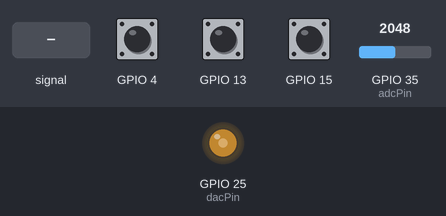
A sketch run on a simulated ESP32. On the bench: output pins drawn as LEDs (lit = HIGH). The inputs (shaded band) are chosen by the test bench; at power-on: GPIO 13 HIGH, GPIO 35 (adcPin) = 2048, GPIO 15 HIGH, GPIO 4 HIGH. What the sketch prints to the serial monitor is not drawn.

Above: at 1.2 s.
1.3 s: GPIO 35 (adcPin) fed a 200 Hz sine of ±1842 counts around its level
At 1.54 s:
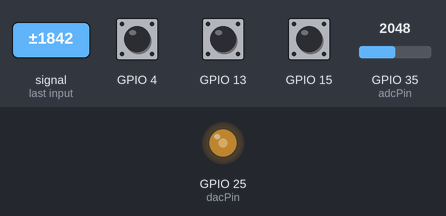
4.3 s: GPIO 13 pulled LOW for 0.15 s
7.4 s: GPIO 35 (adcPin) set to 0
At 9.22 s:
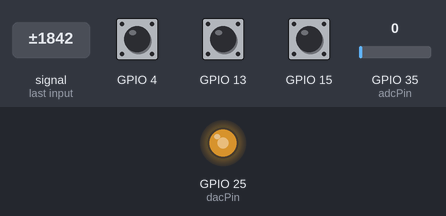
10.4 s: GPIO 15 pulled LOW for 1 s
At 11.91 s:
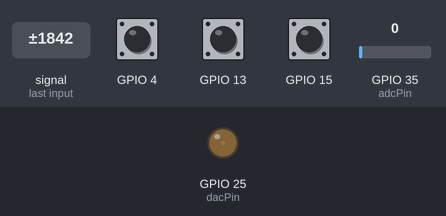
Timing chart, 0 to 15.4 s (numbered marks = the images above; inputs shaded):
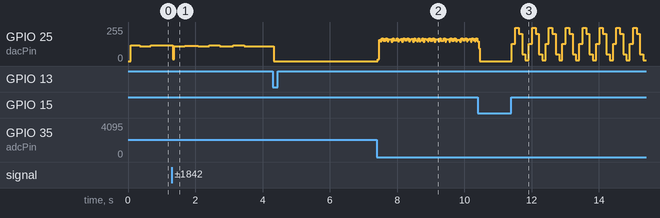

Measured:
- after the input at 1.3 s, GPIO 25 (dacPin): 117/255 → 110/255 at once, → 116/255 0.36 s later

The sketch:

FunctionGen.ino
```cpp
#include <Arduino.h>

int dacPin = 25;
int adcPin = 35;
int k = 0;
int v1 = 0;
int v2 = 0;
int v3 = 0;
int amp = 2;
int wave = 2;
int dfreq = 2;

void sinusoidal(float freq,float amp){
  // Function to generate the sinusoidal wave.
  for(int n = 0;n < 99;n = n+1)
  {
    dacWrite(dacPin, int(128 + 128*sin(2*PI*freq*n)));
    int adcVal = analogRead(adcPin);
    Serial.println(adcVal*amp);
    delay(100);
  }
  return;
}

void square(int amp,int dfreq){
  for(int i=0;i<20*dfreq/2;i++)
  {
    dacWrite(dacPin, 255);
    int adcVal = analogRead(adcPin);
    Serial.println(adcVal*amp/2);
    delay(5);
  }
  for(int i=0;i<20*dfreq/2;i++)
  {
    dacWrite(dacPin, 0);
    int adcVal = analogRead(adcPin);
    Serial.println(adcVal);
    delay(5);
  }

}

void triangular(int amp,int dfreq){
  int ref = int(256/20);
  for(int i=0;i<20*dfreq/2;i++)
  {
    dacWrite(dacPin, i*ref);
    int adcVal = analogRead(adcPin);
    Serial.println(adcVal*amp/2);
  }


  for(int i=19*dfreq/2; i >= 0; i--)
  {
    dacWrite(dacPin, i*ref);
    int adcVal = analogRead(adcPin);
    Serial.println(adcVal*amp/2);
  }
}

void sawtooth(int amp,int dfreq){
  int ref1 = int(256/20);
  int ref2 = int(256/10);
  for(int i=0;i<20*dfreq/2;i++)
  {
    dacWrite(dacPin, i*ref1);
    int adcVal = analogRead(adcPin);
    Serial.println(adcVal*amp/2);
  }


  for(int i=9*dfreq/2; i >= 0; i--)
  {
    dacWrite(dacPin, i*ref2);
    int adcVal = analogRead(adcPin);
    Serial.println(adcVal*amp/2);
  }
}

void setup() {
  // put your setup code here, to run once:
  Serial.begin(115200);
  pinMode(4,INPUT);
  pinMode(15,INPUT);
  pinMode(13,INPUT);
  dacWrite(25,0);
}

void loop() {
  // put your main code here, to run repeatedly:
  v1 = touchRead(4);
  if(v1<60)
  {
    amp++;
    amp = amp%4;
    delay(500);
  }

  v3 = touchRead(13);
  if(v3<60)
  {
    dfreq++;
    dfreq = dfreq%4;
    delay(500);
  }

  v2 = touchRead(15);
  if(v2<60)
  {
    wave++;
    wave = wave%4;
    delay(500);
  }
  if(wave==0)
  {
    sinusoidal(0.2,amp/2);
  }
  else if(wave==1)
  {
    square(amp,dfreq);
  }
  else if(wave==2)
  {
    triangular(amp,dfreq);
  }
  else if(wave==3)
  {
    sawtooth(amp,dfreq);
  }
  //sinusoidal(0.2,amp/2);
  //square(amp);
  //triangular(amp);
  //sawtooth();
  //Serial.println(amp);
  //Serial.println(dfreq);
}
```
